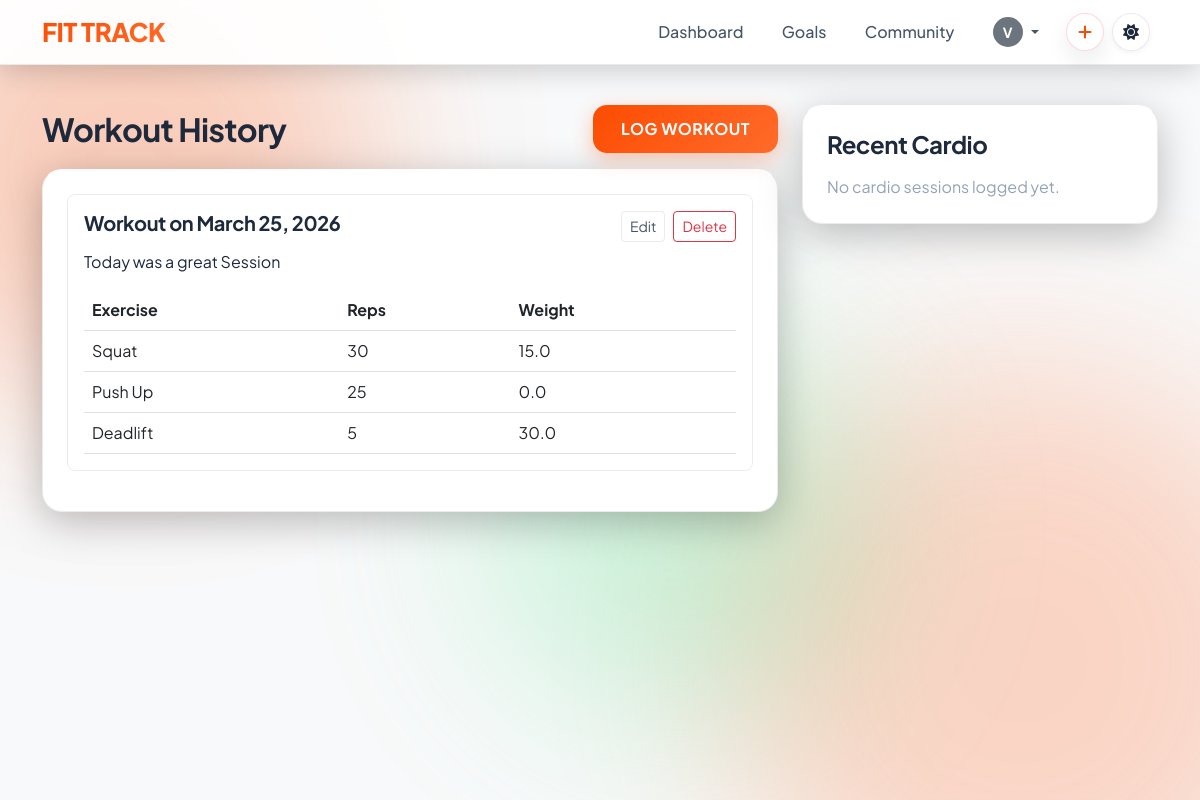
Before: /history/ (signed in) with the older database file.
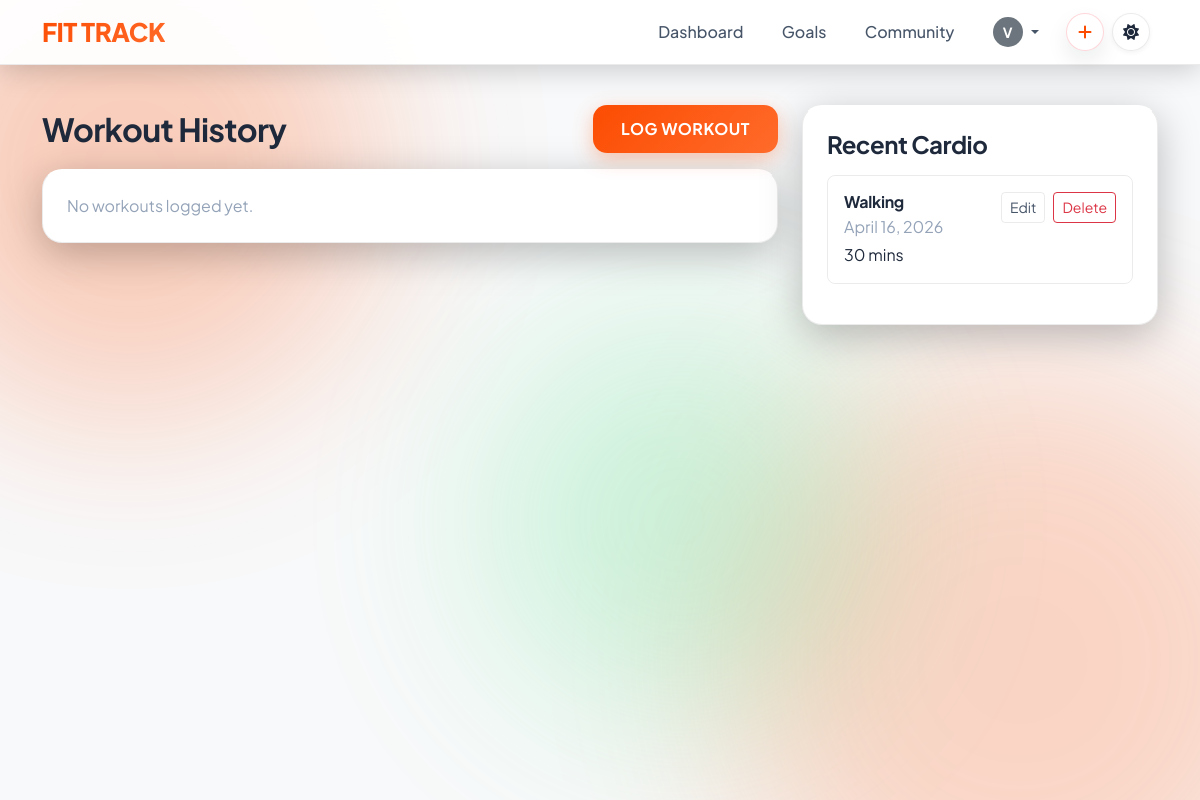
After: the same page with the newer database file.
### users/models.py (models this page shows, shortened)
class CustomUser(AbstractUser):
    age = models.PositiveIntegerField(null=True, blank=True)
    height = models.FloatField(null=True, blank=True, help_text="Height in cm")
    weight = models.FloatField(null=True, blank=True, help_text="Weight in kg")
    ACTIVITY_LEVEL_CHOICES = [
        ('Sedentary', 'Sedentary'),
        ('Lightly Active', 'Lightly Active'),
        ('Moderately Active', 'Moderately Active'),
        ('Very Active', 'Very Active'),
        ('Extra Active', 'Extra Active')
    ]
    activity_level = models.CharField(max_length=20, choices=ACTIVITY_LEVEL_CHOICES, blank=True, null=True)
    profile_picture = models.ImageField(upload_to='profile_pics/', blank=True, null=True)
    strava_athlete_id = models.BigIntegerField(blank=True, null=True)
    strava_access_token = models.CharField(max_length=255, blank=True)
    strava_refresh_token = models.CharField(max_length=255, blank=True)
    strava_token_expires_at = models.DateTimeField(blank=True, null=True)
    strava_scopes = models.CharField(max_length=255, blank=True)
    strava_last_sync_at = models.DateTimeField(blank=True, null=True)

### tracker/models.py (models this page shows, shortened)
class Workout(models.Model):
    user = models.ForeignKey(settings.AUTH_USER_MODEL, on_delete=models.CASCADE, related_name='workouts')
    date = models.DateField(auto_now_add=True)
    notes = models.TextField(blank=True, null=True)
    image = models.ImageField(upload_to='workout_images/', blank=True, null=True)
    duration_minutes = models.PositiveIntegerField(blank=True, null=True)
    class Meta:
        ordering = ['-date']

class WorkoutSet(models.Model):
    workout = models.ForeignKey(Workout, on_delete=models.CASCADE, related_name='sets')
    exercise = models.ForeignKey(Exercise, on_delete=models.CASCADE)
    reps = models.PositiveIntegerField()
    weight = models.FloatField()  # Could be in lbs or kg

class Exercise(models.Model):
    name = models.CharField(max_length=100, unique=True)
    description = models.TextField(blank=True, null=True)
    body_part = models.CharField(max_length=50, blank=True, null=True)

class CardioSession(models.Model):
    ACTIVITY_CHOICES = [
        ('running', 'Running'),
        ('cycling', 'Cycling'),
        ('swimming', 'Swimming'),
        ('walking', 'Walking'),
        ('rowing', 'Rowing'),
        ('jump_rope', 'Jump Rope'),
        ('other', 'Other'),
    ]
    user = models.ForeignKey(settings.AUTH_USER_MODEL, on_delete=models.CASCADE, related_name='cardio_sessions')
    date = models.DateField(default=date.today)
    activity_type = models.CharField(max_length=20, choices=ACTIVITY_CHOICES)
    duration_minutes = models.PositiveIntegerField()
    distance_km = models.FloatField(blank=True, null=True)
    avg_heart_rate = models.PositiveIntegerField(blank=True, null=True)
    calories_burned = models.PositiveIntegerField(blank=True, null=True)
    notes = models.TextField(blank=True, null=True)
    strava_activity_id = models.BigIntegerField(blank=True, null=True)
    map_polyline = models.TextField(blank=True, null=True)
    class Meta:
        ordering = ['-date']
        constraints = [
            models.UniqueConstraint(
                fields=['user', 'strava_activity_id'],
                name='unique_user_strava_activity',
            ),
        ]

### tracker/views.py (the view)
# urls.py: path('history/', views.workout_history, name='workout_history'),
@login_required
def workout_history(request):
    workouts = Workout.objects.filter(user=request.user).prefetch_related('sets__exercise').order_by('-date')
    cardio_sessions = CardioSession.objects.filter(user=request.user).order_by('-date')[:10]
    paginator = Paginator(workouts, 10)
    page_number = request.GET.get('page', 1)
    page_obj = paginator.get_page(page_number)
    return render(
        request,
        'tracker/workout_history.html',
        {
            'page_obj': page_obj,
            'cardio_sessions': cardio_sessions,
        },
    )

### fitness tracker/tracker/templates/tracker/workout_history.html (shortened to what this page needs)
{% extends "base.html" %}
{% block content %}
<div class="row g-4 pt-3">
    <div class="col-lg-8">
        <div class="d-flex justify-content-between align-items-center mb-3">
            <h2 class="fw-bold mb-0">Workout History</h2>
            <a href="{% url 'log_workout' %}" class="btn btn-primary">Log Workout</a>
        </div>
        <div class="strava-card p-4">
            {% if page_obj %}
                {% for workout in page_obj %}
                <div class="border rounded-3 p-3 mb-3">
                    <div class="d-flex justify-content-between align-items-start mb-2">
                        <div>
                            <h5 class="mb-1">Workout on {{ workout.date }}</h5>
                        </div>
                        <div class="d-flex gap-2">
                            <a href="{% url 'edit_workout' workout.id %}" class="btn btn-sm btn-outline-secondary">Edit</a>
                            <form method="post" action="{% url 'delete_workout' workout.id %}" onsubmit="return confirm('Delete this workout?');">
                                <button type="submit" class="btn btn-sm btn-outline-danger">Delete</button>
                            </form>
                        </div>
                    </div>
                    {% if workout.notes %}
                    <p class="mb-3">{{ workout.notes }}</p>
                    {% endif %}
                    {% if workout.sets.all %}
                    <div class="table-responsive">
                        <table class="table align-middle mb-0">
                            <thead>
                                <tr>
                                    <th>Exercise</th>
                                    <th>Reps</th>
                                    <th>Weight</th>
                                </tr>
                            </thead>
                            <tbody>
                                {% for workout_set in workout.sets.all %}
                                <tr>
                                    <td>{{ workout_set.exercise.name }}</td>
                                    <td>{{ workout_set.reps }}</td>
                                    <td>{{ workout_set.weight }}</td>
                                </tr>
                                {% endfor %}
                            </tbody>
                        </table>
                    </div>
                    {% endif %}
                </div>
                {% endfor %}
            {% else %}
            <p class="text-muted mb-0">No workouts logged yet.</p>
            {% endif %}
        </div>
    </div>
    <div class="col-lg-4">
        <div class="strava-card p-4">
            <h4 class="fw-bold mb-3">Recent Cardio</h4>
            {% if cardio_sessions %}
                {% for cardio in cardio_sessions %}
                <div class="border rounded-3 p-3 mb-3">
                    <div class="d-flex justify-content-between align-items-start">
                        <div>
                            <h6 class="mb-1 text-capitalize">{{ cardio.get_activity_type_display }}</h6>
                            <p class="text-muted mb-1">{{ cardio.date }}</p>
                            <p class="mb-0">{{ cardio.duration_minutes }} mins</p>
                        </div>
                        <div class="d-flex gap-2">
                            <a href="{% url 'edit_cardio' cardio.id %}" class="btn btn-sm btn-outline-secondary">Edit</a>
                            <form method="post" action="{% url 'delete_cardio' cardio.id %}" onsubmit="return confirm('Delete this cardio session?');">
                                <button type="submit" class="btn btn-sm btn-outline-danger">Delete</button>
                            </form>
                        </div>
                    </div>
                </div>
                {% endfor %}
            {% else %}
            <p class="text-muted mb-0">No cardio sessions logged yet.</p>
            {% endif %}
        </div>
    </div>
</div>
{% endblock %}

### templates/base.html (shortened to what this page needs)
{% load static %}
<!DOCTYPE html>
<html lang="en">
<head>
  <link href="https://cdn.jsdelivr.net/npm/bootstrap@5.3.0/dist/css/bootstrap.min.css" rel="stylesheet">
  <link rel="stylesheet" href="https://cdnjs.cloudflare.com/ajax/libs/font-awesome/6.4.0/css/all.min.css">
  <link rel="stylesheet" href="{% static 'css/main.css' %}">
  <link rel="stylesheet" href="https://unpkg.com/leaflet@1.9.4/dist/leaflet.css"/>
</head>
<body>
  <div class="ambient-bg">
    <div class="ambient-orb orb-2"></div>
    <div class="ambient-orb orb-3"></div>
  </div>
  <nav class="navbar navbar-expand-lg navbar-custom sticky-top">
    <div class="container">
      <a class="navbar-brand" href="{% url 'dashboard' %}">
        FIT TRACK
      </a>
      <div class="collapse navbar-collapse" id="navbarNav">
        <ul class="navbar-nav ms-auto align-items-center">
          {% if user.is_authenticated %}
          <li class="nav-item">
            <a class="nav-link" href="{% url 'dashboard' %}">Dashboard</a>
          </li>
          <li class="nav-item">
            <a class="nav-link" href="{% url 'goals_page' %}">Goals</a>
          </li>
          <li class="nav-item">
            <a class="nav-link" href="{% url 'user_list' %}">Community</a>
          </li>
          <li class="nav-item dropdown">
            <a class="nav-link dropdown-toggle d-flex align-items-center" href="#" id="navbarDropdown" role="button"
              data-bs-toggle="dropdown" aria-expanded="false">
              {% if user.profile_picture %}
              <img src="{{ user.profile_picture.url }}" alt="Profile" class="rounded-circle me-1"
                style="width: 30px; height: 30px; object-fit: cover;">
              {% else %}
              <div class="rounded-circle bg-secondary text-white d-flex align-items-center justify-content-center me-1"
                style="width: 30px; height: 30px; font-size: 14px; font-weight: bold;">
                {{ user.username|make_list|first|upper }}
              </div>
              {% endif %}
            </a>
          </li>
          <li class="nav-item ms-2 d-none d-lg-block">
            <div class="dropdown">
              <button class="btn d-flex align-items-center justify-content-center p-0 rounded-circle quick-create-btn"
                type="button" data-bs-toggle="dropdown"
                style="width: 38px; height: 38px;">
                <i class="fa-solid fa-plus m-0"></i>
              </button>
            </div>
          </li>
          {% endif %}
          <li class="nav-item ms-2 me-2 d-flex align-items-center">
            <button id="themeToggleBtn" class="theme-toggle-btn" aria-label="Toggle Theme">
              <i class="fa-solid fa-moon" id="themeIcon"></i>
            </button>
          </li>
        </ul>
      </div>
    </div>
  </nav>
  <main class="container py-4">
    {% block content %}{% endblock %}
  </main>
</body>
</html>

Changed rows visible on the page:
removed Workout: date "March 25, 2026", notes "Today was a great Session"
removed WorkoutSet: exercise.name "Squat", reps "30", weight "15.0"
removed WorkoutSet: exercise.name "Push Up", reps "25", weight "0.0"
removed WorkoutSet: exercise.name "Deadlift", reps "5", weight "30.0"
added CardioSession: activity_type "Walking", date "April 16, 2026", duration_minutes "30"
Other visible differences:
text no longer shown: "No cardio sessions logged yet."
text now shown: "No workouts logged yet."
